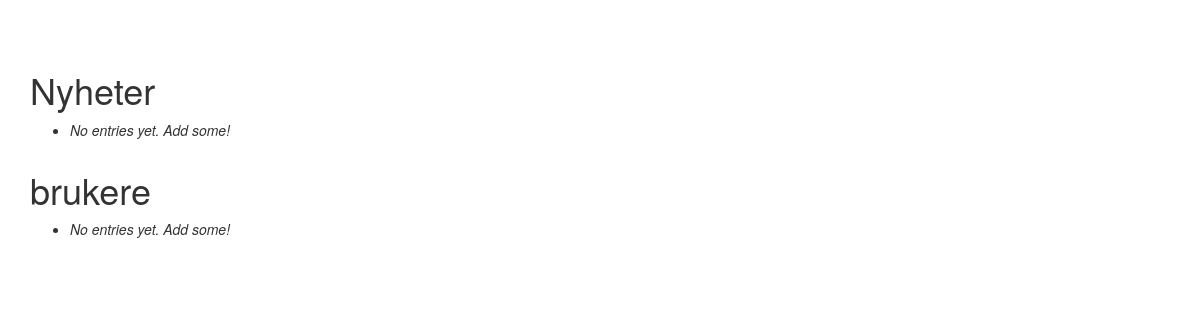
Before: / with the older database file.
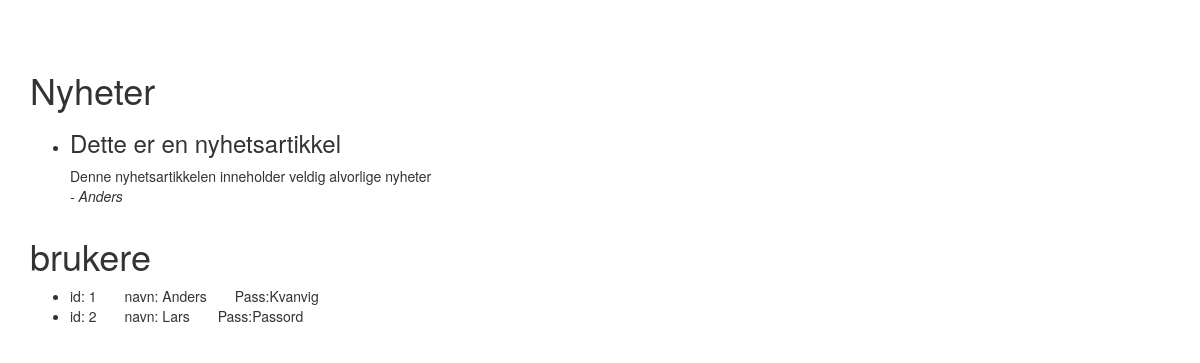
After: the same page with the newer database file.
### tables this page shows
CREATE TABLE nyheter (
  id INTEGER PRIMARY KEY AUTOINCREMENT,
  tittel TEXT NOT NULL,
  nyhet TEXT NOT NULL,
  forfatter_id INTEGER NOT NULL
);

CREATE TABLE brukere (
  id INTEGER PRIMARY KEY AUTOINCREMENT,
  navn TEXT NOT NULL,
  passord TEXT NOT NULL --Lagrer i klartekst, ikke en god ide, men funker her
);

### app.py (the view)
@app.route('/', methods=['GET', 'POST'])
def index():
        db = get_db()
        cur = db.execute('SELECT n.tittel AS tittel, n.nyhet AS nyhet, b.navn AS forfatter FROM nyheter n JOIN brukere b ON n.forfatter_id = b.id ORDER BY n.id DESC')
        entries = cur.fetchall()
        cur = db.execute('SELECT * FROM brukere')
        res = cur.fetchall()
        return render_template('index.html',entries=entries,rader=res)

### app.py (called while the page is built)
def connect_db():
    rv = sqlite3.connect(app.config['DATABASE'])
    rv.row_factory = sqlite3.Row
    return rv

def get_db():
    if not hasattr(g, 'sqlite_db'):
        g.sqlite_db = connect_db()
    return g.sqlite_db

### templates/index.html (shortened to what this page needs)
{% extends "bootstrap/base.html" %}
{% import "bootstrap/wtf.html" as wtf %}
{% block head %}
{{ super() }}
{% endblock %}
{% block content %}
<div class="main container" style="padding-top: 50px;">
        <h1>Nyheter</h1>
        <ul class=entries>
                {% for entry in entries %}
                        <li><h3>{{ entry.tittel }}</h3>{{ entry.nyhet|safe }}</br><em> - {{ entry.forfatter}}</em>
                {% else %}
                        <li><em>No entries yet. Add some!</em>
                {% endfor %}
        </ul>
</div>
<div class="container">
        <h1>brukere</h1>
        <ul class=Liste>
                {% for rad in rader %}
                        <li>id:  {{ rad.id }}&emsp;&emsp;navn:  {{ rad.navn|safe }}&emsp;&emsp;Pass:{{ rad.passord}}
                {% else %}
                        <li><em>No entries yet. Add some!</em>
                {% endfor %}
        </ul>
</div>
{% endblock %}

Changed rows visible on the page:
added nyheter: tittel "Dette er en nyhetsartikkel", nyhet "Denne nyhetsartikkelen inneholder veldig alvorlige nyheter", forfatter "Anders"
added brukere: id "1", navn "Anders", passord "Kvanvig"
added brukere: id "2", navn "Lars", passord "Passord"
Other visible differences:
text no longer shown: "No entries yet. Add some! No entries yet. Add some!"
